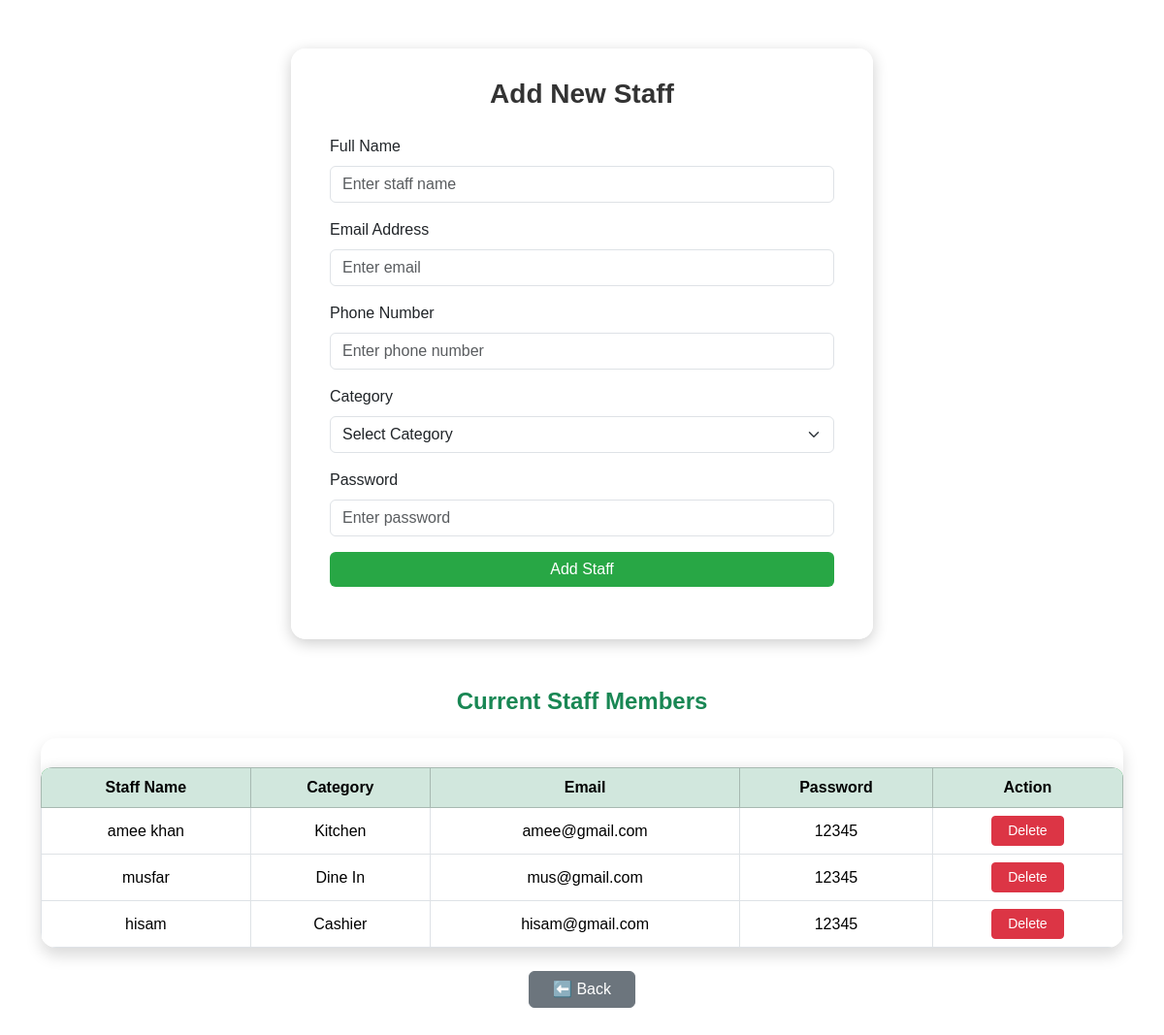
/addstaff, run on the app's committed database.
### app/models.py (models this page shows)
class Staff(models.Model):
    user_id=models.ForeignKey(User,on_delete=models.CASCADE,null=True)
    phonenumber=models.CharField(max_length=15)
    category=models.CharField(max_length=50)
    password=models.CharField(max_length=128)

### app/views.py (the view)
# urls.py: path('addstaff',views.addstaff,name='addstaff'),
def addstaff(request):
    if request.method=='POST':
        name=request.POST['name']
        email=request.POST['email']
        phone=request.POST['phone']
        category=request.POST['category']
        password=request.POST['password']
        data=User.objects.create_user(first_name=name,username=email,password=password)
        data.save()
        data1=Staff.objects.create(user_id=data,phonenumber=phone,category=category,password=password)
        data1.save()
        return redirect('addstaff')
    else:
        a=Staff.objects.all()
        return render (request,'Addstaff.html',{'a':a})

### templates/Addstaff.html (shortened to what this page needs)
{% load static %}
<!DOCTYPE html>
<html lang="en">
<head>
  <link href="https://cdn.jsdelivr.net/npm/bootstrap@5.3.2/dist/css/bootstrap.min.css" rel="stylesheet">
</head>
<body>
  <div class="form-container">
    <h3 class="form-title">Add New Staff</h3>
    <form action="{% url 'addstaff' %}" method="POST">
      <div class="mb-3">
        <label for="name" class="form-label">Full Name</label>
        <input type="text" class="form-control" id="name" name="name" placeholder="Enter staff name" required>
      </div>
      <div class="mb-3">
        <label for="email" class="form-label">Email Address</label>
        <input type="email" class="form-control" id="email" name="email" placeholder="Enter email" required>
      </div>
      <div class="mb-3">
        <label for="phone" class="form-label">Phone Number</label>
        <input type="text" class="form-control" id="phone" name="phone" placeholder="Enter phone number" required>
      </div>
      <div class="mb-3">
        <label for="category" class="form-label">Category</label>
        <select class="form-select" id="category" name="category" required>
          <option value="" disabled selected hidden>Select Category</option>
        </select>
      </div>
      <div class="mb-3">
        <label for="password" class="form-label">Password</label>
        <input type="password" class="form-control" id="password" name="password" placeholder="Enter password" required>
      </div>
      <button type="submit" class="btn btn-primary">Add Staff</button><br><br>
    </form>
  </div>
  <div class="container mt-5">
  <h4 class="text-center mb-4 fw-bold text-success">Current Staff Members</h4>
  <div class="table-responsive shadow rounded-4">
    <table class="table table-bordered table-hover align-middle mb-0">
      <thead class="table-success text-center">
        <tr>
          <th>Staff Name</th>
          <th>Category</th>
          <th>Email</th>
          <th>Password</th>
          <th>Action</th>
        </tr>
      </thead>
      <tbody>
        {% for i in a %}
        <tr>
          <td>{{ i.user_id.first_name }}</td>
          <td>{{ i.category }}</td>
          <td>{{ i.user_id.username }}</td>
          <td>{{ i.password }}</td>
          <td class="text-center">
            <a href="{% url 'staffdelete' i.id %}"
               class="btn btn-danger btn-sm px-3"
               onclick="return confirm('Are you sure you want to delete {{ i.staffname }}?');">
              Delete
            </a>
          </td>
        </tr>
        {% empty %}
        <tr>
          <td colspan="5" class="text-center text-muted py-3">No staff added yet</td>
        </tr>
        {% endfor %}
      </tbody>
    </table>
  </div>
  <div class="text-center mt-4">
    <a href="{% url 'adminhome' %}"><button type="button" class="btn btn-secondary px-4">⬅️ Back</button></a>
  </div>
</div>
</body>
</html>

### data on the page
Staff: user_id.first_name "amee khan", category "Kitchen", user_id.username "amee@gmail.com", password "12345"
Staff: user_id.first_name "musfar", category "Dine In", user_id.username "mus@gmail.com", password "12345"
Staff: user_id.first_name "hisam", category "Cashier", user_id.username "hisam@gmail.com", password "12345"
